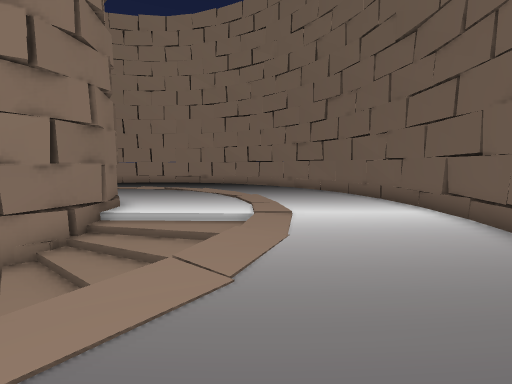
view 1 (above)

16 first-person views from a walk through a level from a Godot 3-D game. The camera is 1.3 m above the floor, tilts 6° down and sees 90° across. The floor is counted in squares, 1 m on a side. Each view is taken from the middle of a square. On the plan, view 1 faces up. The plan holds only what a view shows up to about 13 squares ahead; the rest is blank. The place goes on beyond the plan. Flat picture figures and markers are not drawn. Characters and animated objects are left out. Some surface patterns are stand-ins.

view 2
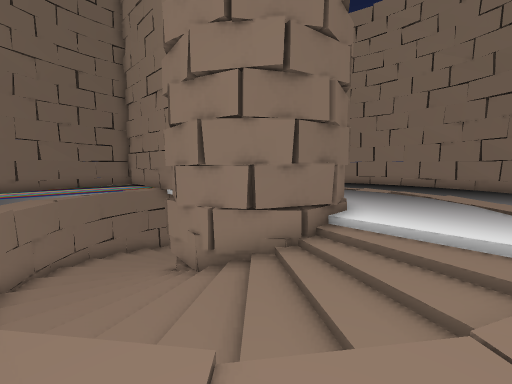

view 3
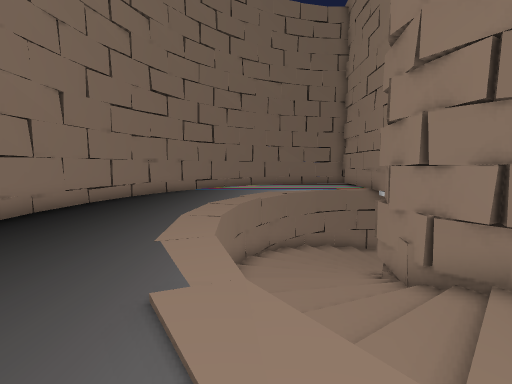

view 4
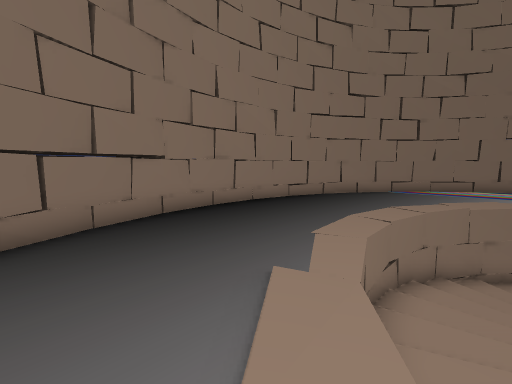

view 5
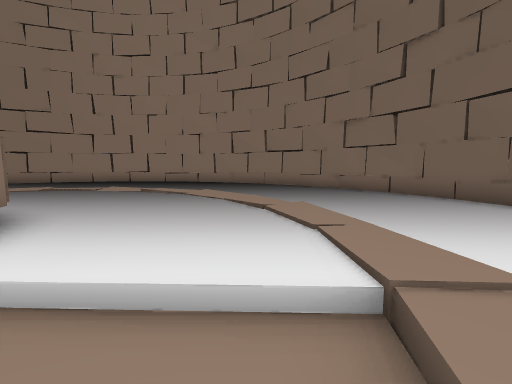

view 6
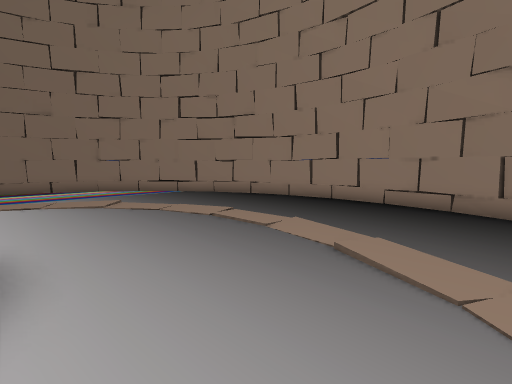

view 7
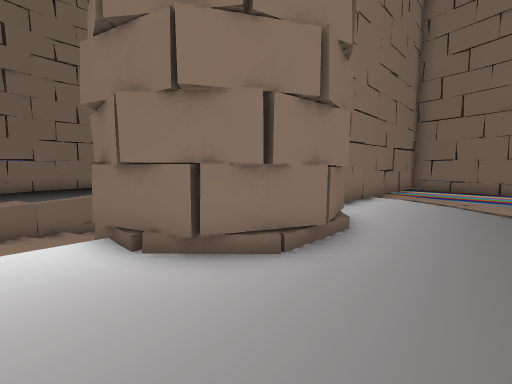

view 8
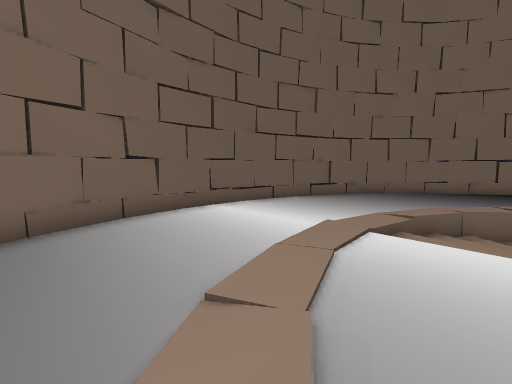

view 9
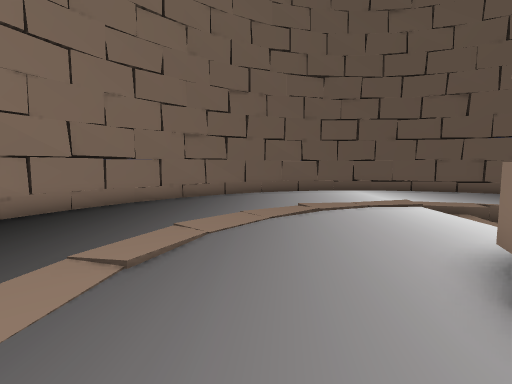

view 10
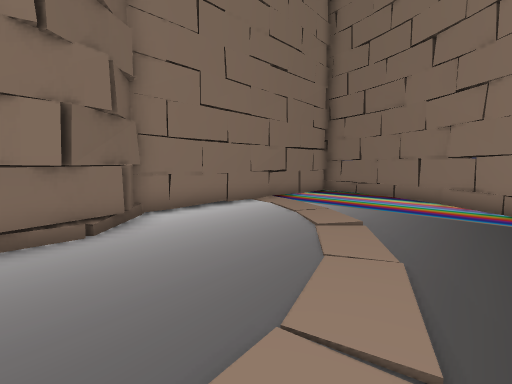

view 11
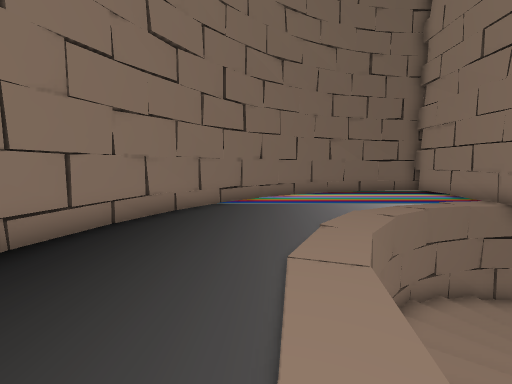

view 12
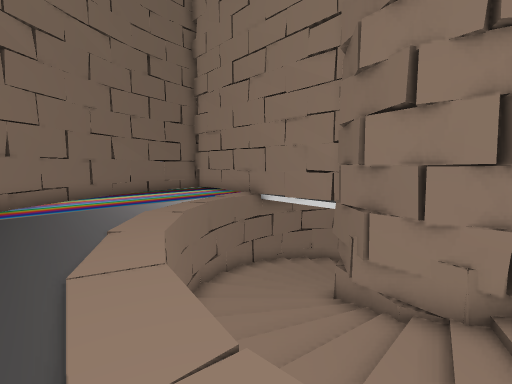

view 13
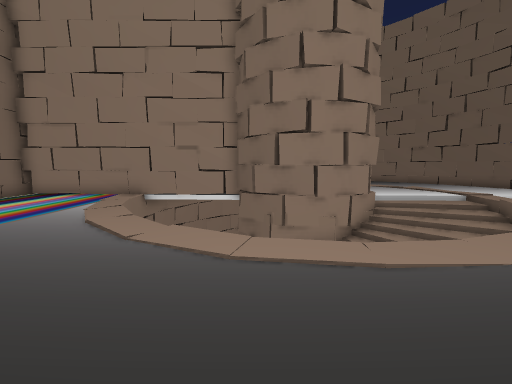

view 14
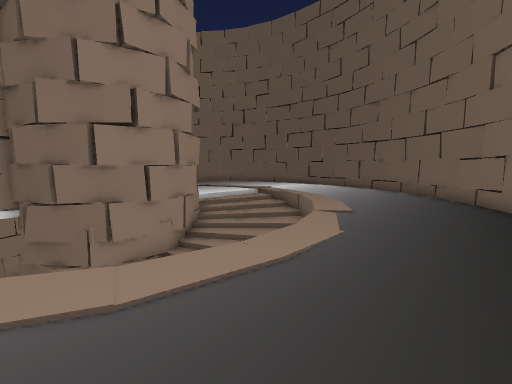

view 15
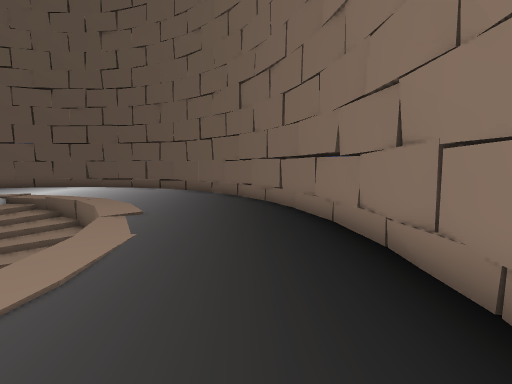

view 16
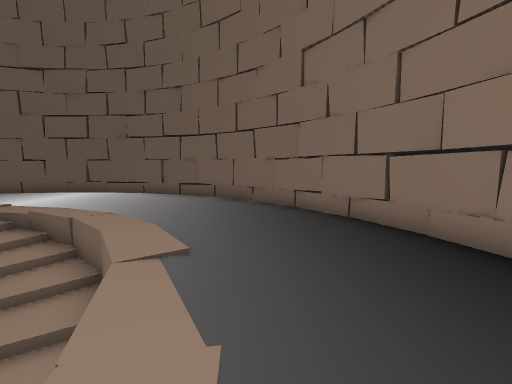

### Floor plan
Key: @ floor where view 1 was taken; # wall or solid block; . main floor; - floor 0.5 m lower than the main floor; _ floor 1 m lower than the main floor; < floor 2 m lower than the main floor; ( floor 2.5 m lower than the main floor; / step, stairs or slope; v drop or lower ground; T tower.
Columns run from 19 left of view 1 to 5 right of it. Each row starts with its distance up from view 1.
 19        ###########
 18      ###.........###
 17     ##.............##
 16    ##...............##
 15   ##.................##
 14  ##...................##
 13  #.....................#
 12 ##.....................##
 11 #.......................#
 10 #.... .....###..........#
  9 #.... ....#####.........#
  8 #####T///##   ##........#
  7 ######///##   ##////....#
  6 #..../////#   ##////....#
  5 #.....////#####///-.....#
  4 #.....v/////##/////.....#
  3 ##.....(///////////.....#
  2  #......////////_/.....##
  1  #....../v</////.......#
  0  ##......../v/.....@..##
 -1   ##.................##
 -2    ##...............##
 -3     ##.............##
 -4      ####.......####
 -5         #########

Where each view was taken, in squares from view 1:
view 1: 0 up, 0 right, facing up
view 2: 1 up, 1 left, facing up-left
view 3: 1 up, 1 left, facing left
view 4: 2 up, 1 left, facing down-left
view 5: 5 up, 1 left, facing up
view 6: 10 up, 3 left, facing up-left
view 7: 12 up, 3 left, facing down-left
view 8: 12 up, 2 left, facing down-right
view 9: 12 up, 8 left, facing right
view 10: 15 up, 7 left, facing down-left
view 11: 1 down, 6 left, facing left
view 12: 1 down, 6 left, facing up-left
view 13: 4 down, 9 left, facing up
view 14: 3 down, 10 left, facing up-right
view 15: 3 down, 10 left, facing right
view 16: 1 down, 7 left, facing right
